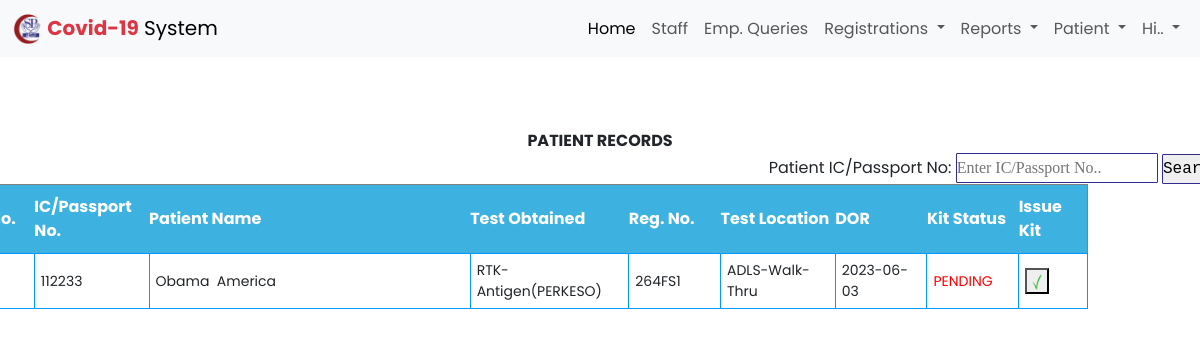
The app's page /patient_data_level_II_super_admin.php with its own data.
### tables this page shows
CREATE TABLE `patient` (
  `id` int(11) NOT NULL AUTO_INCREMENT,
  `f_name` varchar(100) NOT NULL,
  `l_name` varchar(200) NOT NULL,
  `gender` varchar(100) NOT NULL,
  `dob` varchar(100) NOT NULL,
  `icno` varchar(100) NOT NULL,
  `validation` varchar(100) NOT NULL,
  `phno` varchar(100) NOT NULL,
  `email` varchar(100) NOT NULL,
  `address` varchar(200) NOT NULL,
  `street` varchar(200) NOT NULL,
  `pincode` varchar(100) NOT NULL,
  `state` varchar(100) NOT NULL,
  `t_type` varchar(100) NOT NULL,
  `t_location` varchar(100) NOT NULL,
  `rm_online` varchar(100) NOT NULL,
  `rm_cash` varchar(100) NOT NULL,
  `p_mode` varchar(100) NOT NULL,
  `p_id` varchar(100) NOT NULL,
  `p_ref` varchar(100) NOT NULL,
  `reg_date` varchar(100) NOT NULL,
  `author` varchar(100) NOT NULL,
  `status` int(11) NOT NULL DEFAULT 0,
  `sys_date` varchar(100) NOT NULL,
  `time` timestamp NOT NULL DEFAULT current_timestamp() ON UPDATE current_timestamp(),
  PRIMARY KEY (`id`)
);

### patient_data_level_II_super_admin.php (the view, shortened to what this page needs)
<?php
include_once("header_super_admin.php");
include_once("conn.php");
?>
<!DOCTYPE html>
<html>
<head>
</head>
    <div class="outer-scontainer">
        <div class="row" align='center'>
        <table width="1100">
        <tr>
          <td align="center"><strong>PATIENT RECORDS</strong></td>
        <tr>
        	<td align="right">
           <form action="patient_data_level_II_super_admin_res.php? = Results" method="post" >
               Patient IC/Passport No:
                 <input type="text" class="tb1" name="icno" placeholder="Enter IC/Passport No..">
                <input type="submit" class="tb2" name="submit" value="Search">
            </form>
            </td>
        </table>
               <?php
			   $i=1;
            $sqlSelect = mysqli_query($conn, "SELECT * FROM patient where status ='0' order by id desc LIMIT 2000");
               ?>
            <table align='center' id="des" border="1" width="1200">
            <thead align='center'>
                <tr>
                	<th width='40'>No.</th>
                    <th width='100'>IC/Passport No.</th>
                    <th width='280'>Patient Name</th>
                    <th width='100'>Test Obtained</th>
                    <th width='80'>Reg. No.</th>
                    <th width='100'>Test Location</th>
                    <th width='80'>DOR</th>
					<th width="80">Kit Status</th>
                    <th width='60'>Issue Kit</th>
                </tr>
            </thead>
<?php
                while ($row = mysqli_fetch_array($sqlSelect)) {
                    ?>
                <tbody>
                <tr>
                <td><?php  echo $i; ?></td>
                <td><?php  echo strtoupper($row['icno']); ?></td>
                <td><?php  echo $row['f_name']. '&nbsp;'.$row['l_name'];?></td>
                <td><?php
                    switch($row['t_type'])
                    {
                            case 3: echo"RTK-Antigen(PERKESO)";
                            break;
                    }
               ?>
               </td>
                <td><?php  echo $row['validation']; ?></td>
                    <td><?php  echo $row['t_location']; ?></td>
                    <td><?php  echo $row['sys_date']; ?></td>
                    <td><?php
					switch($row['status'])
					{
						case 0: echo "<font color='red'>PENDING</font>";
								break;
					}
					?></td>
                   <td><a href="kit_issue_super_admin.php?id=<?php echo $row["id"]; ?>"><button><img src="img/correct.gif" width="20" height="20"></button></td>
                </tr>
                    <?php
					$i++;
                }
                ?>
                </tbody>
        </table>
    </div>
</body>
</html>

### css/style.css (style rules this page uses)
* { box-sizing: border-box; }
* { padding: 0px; margin: 0px; font-family: 'poppins', sans-serif; }

### patient_data_level_II_super_admin.php (style rules this page uses)
.tb1 { -webkit-border-radius: 5px; -moz-border-radius: 5px; border-radius: 1px; border: 1.5px solid #332b92; font-family: "Cambria"; outline:0; height:30px; }
.tb2 { -webkit-border-radius: 1px; -moz-border-radius: 1px; border-radius: 1px; border: 1.5px solid #332b92; font-family: "Cambria", Courier, monospace; outline:0; height:30px; width: 50px; }
#des { font-family: "cambria"; border-collapse: collapse; width: 1100px; }
#des td { border: 1px solid #09F; padding: 6px; font-size: 14px; }
#des th { padding-top: 10px; padding-bottom: 10px; text-align: left; background-color: #3db2e1; color: white; font-size: 16px; }

### records on screen
patient: icno "112233", f_name "Obama", l_name "America", t_type "RTK-Antigen(PERKESO)", validation "264FS1", t_location "ADLS-Walk-Thru", sys_date "2023-06-03", status "PENDING"
